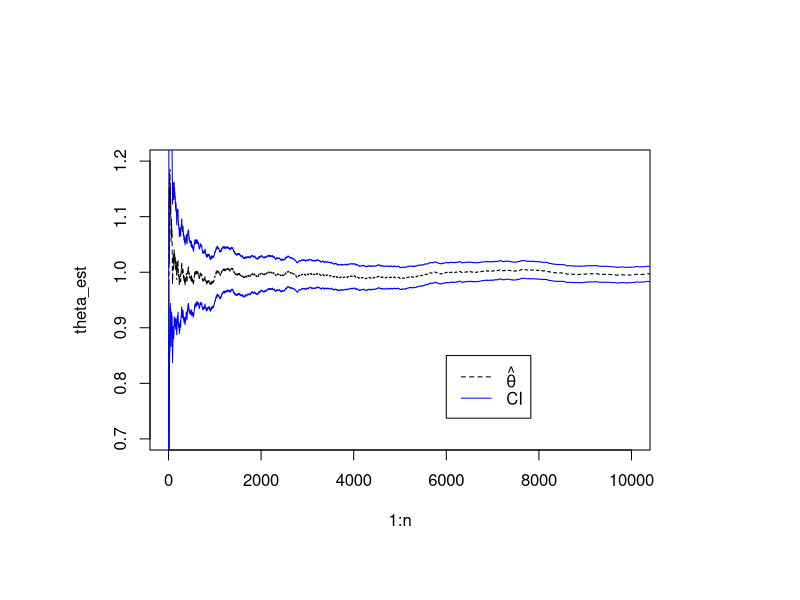
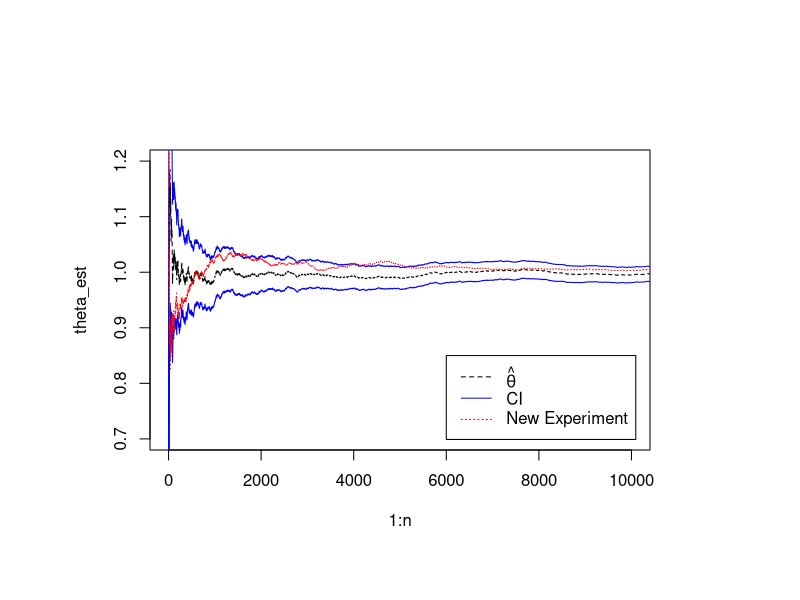
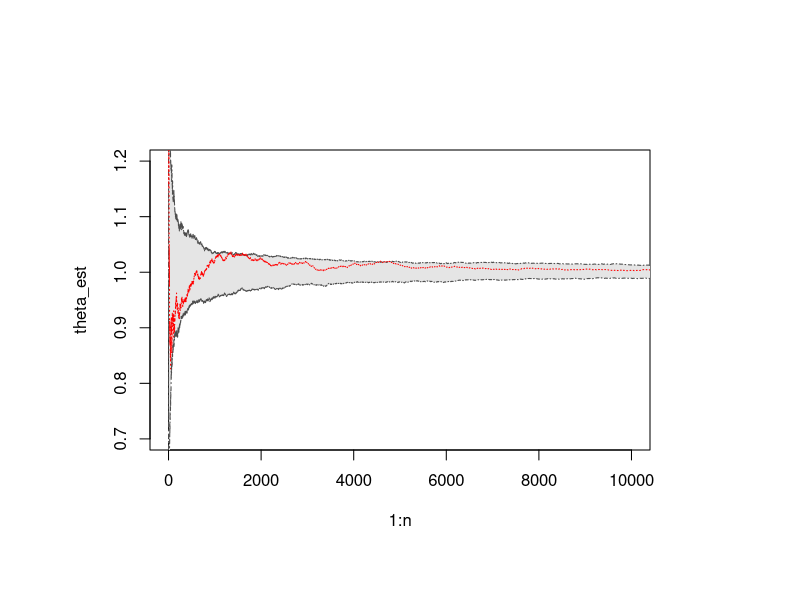
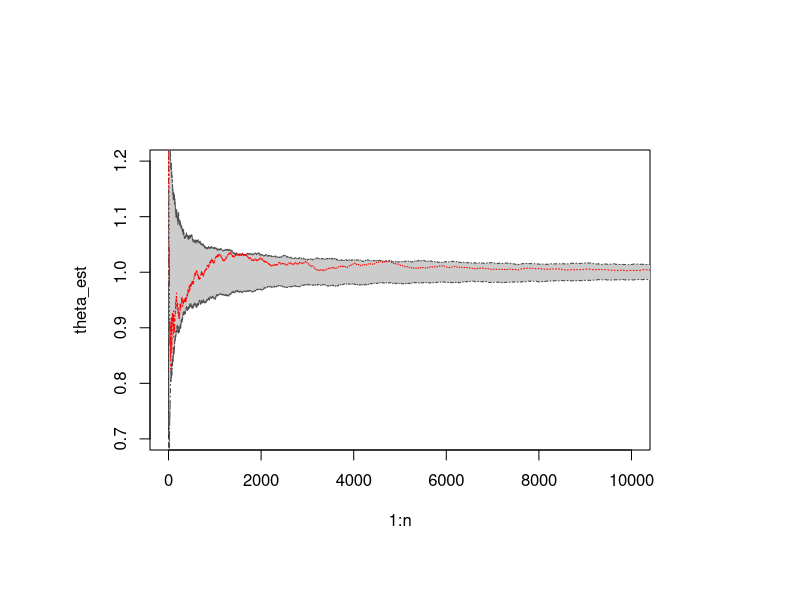

The R script that drew these images, in order:
## ---- chunk 1
set.seed(123)
n = 50000
x = runif(n)
h = function(x){
  v = (cos(50*x) + sin(50*x))^2
  return(v)
}

#thetaHat = mean(h(x)) # theta hat

theta_est = cumsum(h(x))/1:n ## cumulative mean

se = sqrt( cumsum((h(x) - theta_est)^2 ) / 1:n ) / sqrt(1:n)
## ---- chunk 2
par(pin = c(5,3))
plot(x = 1:n, y = theta_est, type = "l", lty=2, ylim = c(0.7, 1.2), xlim = c(0, 10000))
lines(x = 1:n, y = theta_est - 1.96*se, col = "blue")
lines(x = 1:n, y = theta_est + 1.96*se, col = "blue")
legend(x = 6000, y = 0.85, legend = c(expression(hat(theta)), "CI"), 
       border = "white", col = c("black", "blue"), lty = c(2, 1))

## ---- chunk 3
par(pin = c(5,3))
plot(x = 1:n, y = theta_est, type = "l", lty=2, ylim = c(0.7, 1.2), xlim = c(0, 10000))
lines(x = 1:n, y = theta_est - 1.96*se, col = "blue")
lines(x = 1:n, y = theta_est + 1.96*se, col = "blue")
z = runif(n) ## repeat the experiment
lines(x = 1:n, y = cumsum(h(z))/1:n, col = "red", lty = 3)

legend(x = 6000, y = 0.85,
       legend = c(expression(hat(theta)), "CI", "New Experiment"), 
       border = "white", col = c("black", "blue", "red"), lty = c(2, 1, 3))

## ---- chunk 4
## parallel monte carlo samples
M = 200L
X = matrix(data = runif(n*M), nrow = n, ncol = M)
h_samples = h(X)
thetaEstimates = apply(X = h_samples, MARGIN = 2, FUN = function(v){ cumsum(v)/1:n } )

parallelCI = t(apply(X = thetaEstimates, MARGIN = 1, FUN = quantile, c(0.025, 0.50, 0.975)))

summary(parallelCI)

integrate(f = h, lower = 0, upper = 1) ## comparison
## ---- chunk 5
par(pin = c(5,3))
plot(x = 1:n, y = theta_est, type = "l", lty=2, ylim = c(0.7, 1.2), xlim = c(0, 10000))
polygon(x = c(1:n, rev(1:n)), y = c(parallelCI[,1], rev(parallelCI[,3])), lty = 4, border = "gray30", col = "gray90")
lines(x = 1:n, y = cumsum(h(z))/1:n, col = "red", lty = 3)

legend(x = 30000, y = 0.85, 
       legend = c(expression(hat(theta)), "CI", "New Experiment"), 
       border = "white", col = c("black", "blue", "red"), lty = c(2, 1, 3))

## ---- chunk 6
## bootstrap
M = 200L
ind = sample(x = 1:n, size = n*M, replace = TRUE) ## sample indices
boot_samples = matrix(data = h(x[ind]), nrow = n, ncol = M) ## matrix of samples
boot_est = apply(X = boot_samples, MARGIN = 2, FUN = cumsum) / 1:n ## matrix

bootCI = t(apply(X = boot_est, MARGIN = 1, FUN = quantile, c(0.025, 0.50, 0.975)))
summary(bootCI)
## ---- chunk 7
par(pin = c(5,3))
plot(x = 1:n, y = theta_est, type = "l", lty=2, ylim = c(0.7, 1.2), xlim = c(0, 10000))
polygon(x = c(1:n, rev(1:n)), y = c(bootCI[,1], rev(bootCI[,3])), lty = 4, border = "gray30", col = "gray80")
lines(x = 1:n, y = cumsum(h(z))/1:n, col = "red", lty = 3)

legend(x = 30000, y = 0.85, 
       legend = c(expression(hat(theta)), "CI", "New Experiment"), 
       border = "white", col = c("black", "blue", "red"), lty = c(2, 1, 3))

## ---- chunk 8
n = 50000
u = runif(n)

h = function(x){exp(x)}

thetaHat = mean(h(u))
thetaHat
integrate(f = h, lower = 0, upper = 1)
## ---- chunk 9
u1 = runif(n/2)
u2 = 1 - u1
h = function(x){exp(x)}

thetaHatAV = mean(c(h(u1), h(u2)))
thetaHatAV

cor(x = h(u1), y = h(u2)) ## correlation nearly -1
## ---- chunk 10

n = 10^6
m = n/2

h <- function(x){ x/(2^x - 1) }

y = rnorm(n)
theta_MC = mean(h(y))

w = rnorm(m)
theta_AS = sum(h(w) + h(-1 * w)) / n

print(theta_MC)
print(theta_AS)
## ---- chunk 11
## standard errors
rho = cor(h(w),h(-w))
se.a = (1+rho)*var(h(w))/n

print(rho)
print(se.a)

